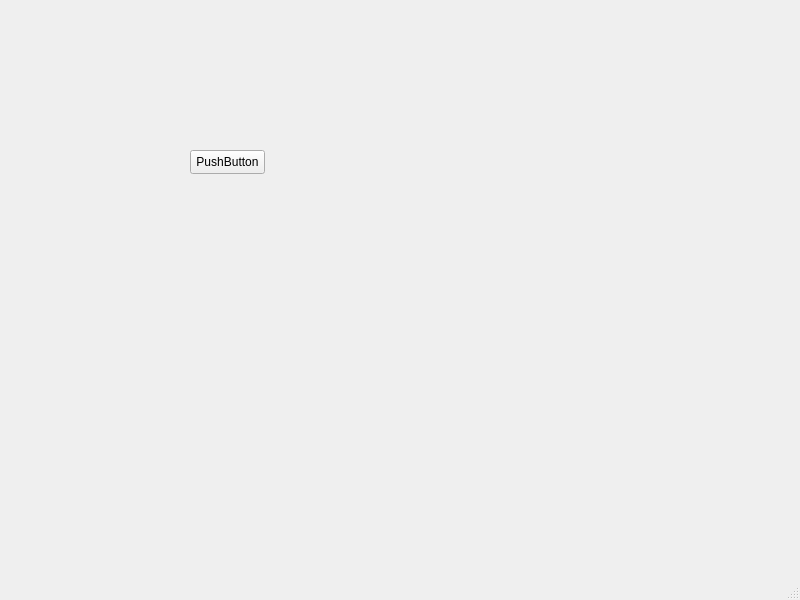
<?xml version="1.0" encoding="UTF-8"?>
<ui version="4.0">
 <class>MainWindow</class>
 <widget class="QMainWindow" name="MainWindow">
  <property name="geometry">
   <rect>
    <x>0</x>
    <y>0</y>
    <width>800</width>
    <height>600</height>
   </rect>
  </property>
  <property name="windowTitle">
   <string>MainWindow</string>
  </property>
  <widget class="QWidget" name="centralwidget">
   <widget class="QPushButton" name="pushButton">
    <property name="geometry">
     <rect>
      <x>190</x>
      <y>150</y>
      <width>75</width>
      <height>24</height>
     </rect>
    </property>
    <property name="text">
     <string>PushButton</string>
    </property>
   </widget>
  </widget>
  <widget class="QMenuBar" name="menubar">
   <property name="geometry">
    <rect>
     <x>0</x>
     <y>0</y>
     <width>800</width>
     <height>22</height>
    </rect>
   </property>
  </widget>
  <widget class="QStatusBar" name="statusbar"/>
 </widget>
 <resources/>
 <connections/>
</ui>
